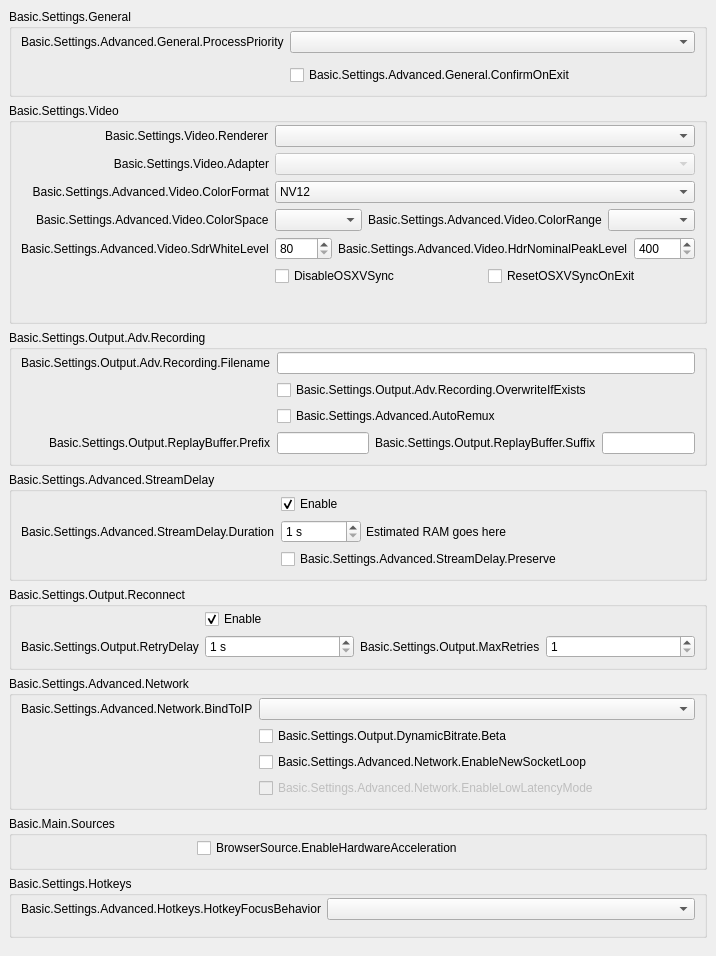
           <widget class="QWidget" name="scrollAreaWidgetContents">
            <property name="geometry">
             <rect>
              <x>0</x>
              <y>0</y>
              <width>716</width>
              <height>831</height>
             </rect>
            </property>
            <layout class="QVBoxLayout" name="verticalLayout_23">
             <property name="leftMargin">
              <number>0</number>
             </property>
             <property name="topMargin">
              <number>0</number>
             </property>
             <property name="rightMargin">
              <number>0</number>
             </property>
             <property name="bottomMargin">
              <number>9</number>
             </property>
             <item>
              <widget class="QFrame" name="widget_11">
               <layout class="QVBoxLayout" name="verticalLayout_24">
                <item>
                 <widget class="QGroupBox" name="advancedGeneralGroupBox">
                  <property name="title">
                   <string>Basic.Settings.General</string>
                  </property>
                  <layout class="QFormLayout" name="formLayout_22">
                   <property name="fieldGrowthPolicy">
                    <enum>QFormLayout::AllNonFixedFieldsGrow</enum>
                   </property>
                   <property name="labelAlignment">
                    <set>Qt::AlignRight|Qt::AlignTrailing|Qt::AlignVCenter</set>
                   </property>
                   <property name="topMargin">
                    <number>2</number>
                   </property>
                   <item row="0" column="0">
                    <widget class="QLabel" name="processPriorityLabel">
                     <property name="text">
                      <string>Basic.Settings.Advanced.General.ProcessPriority</string>
                     </property>
                     <property name="buddy">
                      <cstring>processPriority</cstring>
                     </property>
                    </widget>
                   </item>
                   <item row="0" column="1">
                    <widget class="QComboBox" name="processPriority"/>
                   </item>
                   <item row="1" column="0">
                    <spacer name="horizontalSpacer_13">
                     <property name="orientation">
                      <enum>Qt::Horizontal</enum>
                     </property>
                     <property name="sizeHint" stdset="0">
                      <size>
                       <width>170</width>
                       <height>0</height>
                      </size>
                     </property>
                    </spacer>
                   </item>
                   <item row="2" column="1">
                    <widget class="QCheckBox" name="confirmOnExit">
                     <property name="text">
                      <string>Basic.Settings.Advanced.General.ConfirmOnExit</string>
                     </property>
                    </widget>
                   </item>
                  </layout>
                 </widget>
                </item>
                <item>
                 <widget class="QGroupBox" name="advancedVideoContainer">
                  <property name="title">
                   <string>Basic.Settings.Video</string>
                  </property>
                  <layout class="QFormLayout" name="formLayout_14">
                   <property name="fieldGrowthPolicy">
                    <enum>QFormLayout::AllNonFixedFieldsGrow</enum>
                   </property>
                   <property name="labelAlignment">
                    <set>Qt::AlignRight|Qt::AlignTrailing|Qt::AlignVCenter</set>
                   </property>
                   <property name="topMargin">
                    <number>2</number>
                   </property>
                   <item row="0" column="0">
                    <widget class="QLabel" name="rendererLabel">
                     <property name="text">
                      <string>Basic.Settings.Video.Renderer</string>
                     </property>
                     <property name="buddy">
                      <cstring>renderer</cstring>
                     </property>
                    </widget>
                   </item>
                   <item row="0" column="1">
                    <widget class="QComboBox" name="renderer">
                     <property name="currentText">
                      <string notr="true"/>
                     </property>
                    </widget>
                   </item>
                   <item row="1" column="0">
                    <widget class="QLabel" name="adapterLabel">
                     <property name="text">
                      <string>Basic.Settings.Video.Adapter</string>
                     </property>
                     <property name="alignment">
                      <set>Qt::AlignRight|Qt::AlignTrailing|Qt::AlignVCenter</set>
                     </property>
                     <property name="buddy">
                      <cstring>adapter</cstring>
                     </property>
                    </widget>
                   </item>
                   <item row="1" column="1">
                    <widget class="QComboBox" name="adapter">
                     <property name="enabled">
                      <bool>false</bool>
                     </property>
                     <property name="currentText">
                      <string notr="true"/>
                     </property>
                    </widget>
                   </item>
                   <item row="2" column="0">
                    <widget class="QLabel" name="label_30">
                     <property name="minimumSize">
                      <size>
                       <width>0</width>
                       <height>0</height>
                      </size>
                     </property>
                     <property name="text">
                      <string>Basic.Settings.Advanced.Video.ColorFormat</string>
                     </property>
                     <property name="alignment">
                      <set>Qt::AlignRight|Qt::AlignTrailing|Qt::AlignVCenter</set>
                     </property>
                     <property name="buddy">
                      <cstring>colorFormat</cstring>
                     </property>
                    </widget>
                   </item>
                   <item row="2" column="1">
                    <widget class="QComboBox" name="colorFormat">
                     <item>
                      <property name="text">
                       <string notr="true">NV12</string>
                      </property>
                     </item>
                     <item>
                      <property name="text">
                       <string notr="true">I420</string>
                      </property>
                     </item>
                     <item>
                      <property name="text">
                       <string notr="true">I444</string>
                      </property>
                     </item>
                     <item>
                      <property name="text">
                       <string notr="true">P010</string>
                      </property>
                     </item>
                     <item>
                      <property name="text">
                       <string notr="true">I010</string>
                      </property>
                     </item>
                     <item>
                      <property name="text">
                       <string notr="true">RGB</string>
                      </property>
                     </item>
                    </widget>
                   </item>
                   <item row="3" column="0">
                    <widget class="QLabel" name="label_33">
                     <property name="text">
                      <string>Basic.Settings.Advanced.Video.ColorSpace</string>
                     </property>
                     <property name="buddy">
                      <cstring>colorSpace</cstring>
                     </property>
                    </widget>
                   </item>
                   <item row="3" column="1">
                    <layout class="QHBoxLayout" name="horizontalLayout_20">
                     <property name="leftMargin">
                      <number>0</number>
                     </property>
                     <property name="topMargin">
                      <number>0</number>
                     </property>
                     <property name="rightMargin">
                      <number>0</number>
                     </property>
                     <property name="bottomMargin">
                      <number>0</number>
                     </property>
                     <item>
                      <widget class="QComboBox" name="colorSpace"/>
                     </item>
                     <item>
                      <widget class="QLabel" name="label_34">
                       <property name="sizePolicy">
                        <sizepolicy hsizetype="Maximum" vsizetype="Preferred">
                         <horstretch>0</horstretch>
                         <verstretch>0</verstretch>
                        </sizepolicy>
                       </property>
                       <property name="text">
                        <string>Basic.Settings.Advanced.Video.ColorRange</string>
                       </property>
                       <property name="buddy">
                        <cstring>colorRange</cstring>
                       </property>
                      </widget>
                     </item>
                     <item>
                      <widget class="QComboBox" name="colorRange"/>
                     </item>
                    </layout>
                   </item>
                   <item row="4" column="0">
                    <widget class="QLabel" name="label_sdrWhiteLevel">
                     <property name="text">
                      <string>Basic.Settings.Advanced.Video.SdrWhiteLevel</string>
                     </property>
                     <property name="buddy">
                      <cstring>sdrWhiteLevel</cstring>
                     </property>
                    </widget>
                   </item>
                   <item row="4" column="1">
                    <layout class="QHBoxLayout" name="horizontalLayout_sdrPaperWhite">
                     <property name="leftMargin">
                      <number>0</number>
                     </property>
                     <property name="topMargin">
                      <number>0</number>
                     </property>
                     <property name="rightMargin">
                      <number>0</number>
                     </property>
                     <property name="bottomMargin">
                      <number>0</number>
                     </property>
                     <item>
                      <widget class="QSpinBox" name="sdrWhiteLevel">
                       <property name="minimum">
                        <number>80</number>
                       </property>
                       <property name="maximum">
                        <number>480</number>
                       </property>
                      </widget>
                     </item>
                     <item>
                      <widget class="QLabel" name="label_hdrNominalPeakLevel">
                       <property name="sizePolicy">
                        <sizepolicy hsizetype="Maximum" vsizetype="Preferred">
                         <horstretch>0</horstretch>
                         <verstretch>0</verstretch>
                        </sizepolicy>
                       </property>
                       <property name="text">
                        <string>Basic.Settings.Advanced.Video.HdrNominalPeakLevel</string>
                       </property>
                       <property name="buddy">
                        <cstring>hdrNominalPeakLevel</cstring>
                       </property>
                      </widget>
                     </item>
                     <item>
                      <widget class="QSpinBox" name="hdrNominalPeakLevel">
                       <property name="minimum">
                        <number>400</number>
                       </property>
                       <property name="maximum">
                        <number>10000</number>
                       </property>
                      </widget>
                     </item>
                    </layout>
                   </item>
                   <item row="5" column="1">
                    <layout class="QHBoxLayout" name="horizontalLayout_18">
                     <property name="leftMargin">
                      <number>0</number>
                     </property>
                     <property name="topMargin">
                      <number>0</number>
                     </property>
                     <property name="rightMargin">
                      <number>0</number>
                     </property>
                     <property name="bottomMargin">
                      <number>0</number>
                     </property>
                     <item>
                      <widget class="QCheckBox" name="disableOSXVSync">
                       <property name="text">
                        <string>DisableOSXVSync</string>
                       </property>
                      </widget>
                     </item>
                     <item>
                      <widget class="QCheckBox" name="resetOSXVSync">
                       <property name="text">
                        <string>ResetOSXVSyncOnExit</string>
                       </property>
                      </widget>
                     </item>
                    </layout>
                   </item>
                   <item row="6" column="0">
                    <spacer name="horizontalSpacer_12">
                     <property name="orientation">
                      <enum>Qt::Horizontal</enum>
                     </property>
                     <property name="sizeHint" stdset="0">
                      <size>
                       <width>170</width>
                       <height>20</height>
                      </size>
                     </property>
                    </spacer>
                   </item>
                  </layout>
                 </widget>
                </item>
                <item>
                 <widget class="QGroupBox" name="groupBox_6">
                  <property name="title">
                   <string>Basic.Settings.Output.Adv.Recording</string>
                  </property>
                  <layout class="QFormLayout" name="formLayout_17">
                   <property name="fieldGrowthPolicy">
                    <enum>QFormLayout::AllNonFixedFieldsGrow</enum>
                   </property>
                   <property name="labelAlignment">
                    <set>Qt::AlignRight|Qt::AlignTrailing|Qt::AlignVCenter</set>
                   </property>
                   <property name="topMargin">
                    <number>2</number>
                   </property>
                   <item row="0" column="0">
                    <widget class="QLabel" name="label_7">
                     <property name="text">
                      <string>Basic.Settings.Output.Adv.Recording.Filename</string>
                     </property>
                     <property name="buddy">
                      <cstring>filenameFormatting</cstring>
                     </property>
                    </widget>
                   </item>
                   <item row="0" column="1">
                    <widget class="QLineEdit" name="filenameFormatting"/>
                   </item>
                   <item row="1" column="1">
                    <widget class="QCheckBox" name="overwriteIfExists">
                     <property name="text">
                      <string>Basic.Settings.Output.Adv.Recording.OverwriteIfExists</string>
                     </property>
                    </widget>
                   </item>
                   <item row="3" column="1">
                    <layout class="QHBoxLayout" name="horizontalLayout_14">
                     <property name="leftMargin">
                      <number>0</number>
                     </property>
                     <property name="topMargin">
                      <number>0</number>
                     </property>
                     <property name="rightMargin">
                      <number>0</number>
                     </property>
                     <property name="bottomMargin">
                      <number>0</number>
                     </property>
                     <item>
                      <widget class="QLineEdit" name="simpleRBPrefix"/>
                     </item>
                     <item>
                      <widget class="QLabel" name="label_58">
                       <property name="text">
                        <string>Basic.Settings.Output.ReplayBuffer.Suffix</string>
                       </property>
                       <property name="buddy">
                        <cstring>simpleRBSuffix</cstring>
                       </property>
                      </widget>
                     </item>
                     <item>
                      <widget class="QLineEdit" name="simpleRBSuffix"/>
                     </item>
                    </layout>
                   </item>
                   <item row="3" column="0">
                    <widget class="QLabel" name="label_57">
                     <property name="text">
                      <string>Basic.Settings.Output.ReplayBuffer.Prefix</string>
                     </property>
                     <property name="buddy">
                      <cstring>simpleRBPrefix</cstring>
                     </property>
                    </widget>
                   </item>
                   <item row="1" column="0">
                    <spacer name="horizontalSpacer_10">
                     <property name="orientation">
                      <enum>Qt::Horizontal</enum>
                     </property>
                     <property name="sizeHint" stdset="0">
                      <size>
                       <width>170</width>
                       <height>20</height>
                      </size>
                     </property>
                    </spacer>
                   </item>
                   <item row="2" column="1">
                    <widget class="QCheckBox" name="autoRemux">
                     <property name="text">
                      <string>Basic.Settings.Advanced.AutoRemux</string>
                     </property>
                    </widget>
                   </item>
                   <item row="2" column="0">
                    <spacer name="horizontalSpacer_16">
                     <property name="orientation">
                      <enum>Qt::Horizontal</enum>
                     </property>
                     <property name="sizeHint" stdset="0">
                      <size>
                       <width>40</width>
                       <height>20</height>
                      </size>
                     </property>
                    </spacer>
                   </item>
                  </layout>
                 </widget>
                </item>
                <item>
                 <widget class="QGroupBox" name="groupBox_5">
                  <property name="title">
                   <string>Basic.Settings.Advanced.StreamDelay</string>
                  </property>
                  <layout class="QFormLayout" name="formLayout_18">
                   <property name="fieldGrowthPolicy">
                    <enum>QFormLayout::AllNonFixedFieldsGrow</enum>
                   </property>
                   <property name="labelAlignment">
                    <set>Qt::AlignRight|Qt::AlignTrailing|Qt::AlignVCenter</set>
                   </property>
                   <property name="topMargin">
                    <number>2</number>
                   </property>
                   <item row="1" column="0">
                    <widget class="QLabel" name="label_56">
                     <property name="text">
                      <string>Basic.Settings.Advanced.StreamDelay.Duration</string>
                     </property>
                     <property name="buddy">
                      <cstring>streamDelaySec</cstring>
                     </property>
                    </widget>
                   </item>
                   <item row="1" column="1">
                    <widget class="QFrame" name="widget_12">
                     <property name="enabled">
                      <bool>true</bool>
                     </property>
                     <layout class="QHBoxLayout" name="horizontalLayout_13">
                      <property name="spacing">
                       <number>5</number>
                      </property>
                      <property name="leftMargin">
                       <number>0</number>
                      </property>
                      <property name="topMargin">
                       <number>0</number>
                      </property>
                      <property name="rightMargin">
                       <number>0</number>
                      </property>
                      <property name="bottomMargin">
                       <number>0</number>
                      </property>
                      <item>
                       <widget class="QSpinBox" name="streamDelaySec">
                        <property name="enabled">
                         <bool>true</bool>
                        </property>
                        <property name="sizePolicy">
                         <sizepolicy hsizetype="Maximum" vsizetype="Fixed">
                          <horstretch>0</horstretch>
                          <verstretch>0</verstretch>
                         </sizepolicy>
                        </property>
                        <property name="minimumSize">
                         <size>
                          <width>80</width>
                          <height>0</height>
                         </size>
                        </property>
                        <property name="suffix">
                         <string notr="true"> s</string>
                        </property>
                        <property name="minimum">
                         <number>1</number>
                        </property>
                        <property name="maximum">
                         <number>1800</number>
                        </property>
                       </widget>
                      </item>
                      <item>
                       <widget class="QLabel" name="streamDelayInfo">
                        <property name="text">
                         <string notr="true">Estimated RAM goes here</string>
                        </property>
                       </widget>
                      </item>
                     </layout>
                    </widget>
                   </item>
                   <item row="2" column="1">
                    <widget class="QCheckBox" name="streamDelayPreserve">
                     <property name="text">
                      <string>Basic.Settings.Advanced.StreamDelay.Preserve</string>
                     </property>
                    </widget>
                   </item>
                   <item row="0" column="1">
                    <widget class="QCheckBox" name="streamDelayEnable">
                     <property name="text">
                      <string>Enable</string>
                     </property>
                     <property name="checked">
                      <bool>true</bool>
                     </property>
                    </widget>
                   </item>
                   <item row="2" column="0">
                    <spacer name="horizontalSpacer_9">
                     <property name="orientation">
                      <enum>Qt::Horizontal</enum>
                     </property>
                     <property name="sizeHint" stdset="0">
                      <size>
                       <width>170</width>
                       <height>20</height>
                      </size>
                     </property>
                    </spacer>
                   </item>
                  </layout>
                 </widget>
                </item>
                <item>
                 <widget class="QGroupBox" name="groupBox_7">
                  <property name="title">
                   <string>Basic.Settings.Output.Reconnect</string>
                  </property>
                  <layout class="QFormLayout" name="formLayout_19">
                   <property name="fieldGrowthPolicy">
                    <enum>QFormLayout::AllNonFixedFieldsGrow</enum>
                   </property>
                   <property name="labelAlignment">
                    <set>Qt::AlignRight|Qt::AlignTrailing|Qt::AlignVCenter</set>
                   </property>
                   <property name="topMargin">
                    <number>2</number>
                   </property>
                   <item row="0" column="1">
                    <widget class="QCheckBox" name="reconnectEnable">
                     <property name="text">
                      <string>Enable</string>
                     </property>
                     <property name="checked">
                      <bool>true</bool>
                     </property>
                    </widget>
                   </item>
                   <item row="1" column="1">
                    <layout class="QHBoxLayout" name="horizontalLayout_19">
                     <property name="leftMargin">
                      <number>0</number>
                     </property>
                     <property name="topMargin">
                      <number>0</number>
                     </property>
                     <property name="rightMargin">
                      <number>0</number>
                     </property>
                     <property name="bottomMargin">
                      <number>0</number>
                     </property>
                     <item>
                      <widget class="QSpinBox" name="reconnectRetryDelay">
                       <property name="suffix">
                        <string> s</string>
                       </property>
                       <property name="minimum">
                        <number>1</number>
                       </property>
                       <property name="maximum">
                        <number>30</number>
                       </property>
                      </widget>
                     </item>
                     <item>
                      <widget class="QLabel" name="label_22">
                       <property name="sizePolicy">
                        <sizepolicy hsizetype="Maximum" vsizetype="Preferred">
                         <horstretch>0</horstretch>
                         <verstretch>0</verstretch>
                        </sizepolicy>
                       </property>
                       <property name="text">
                        <string>Basic.Settings.Output.MaxRetries</string>
                       </property>
                       <property name="buddy">
                        <cstring>reconnectMaxRetries</cstring>
                       </property>
                      </widget>
                     </item>
                     <item>
                      <widget class="QSpinBox" name="reconnectMaxRetries">
                       <property name="minimum">
                        <number>1</number>
                       </property>
                       <property name="maximum">
                        <number>10000</number>
                       </property>
                      </widget>
                     </item>
                    </layout>
                   </item>
                   <item row="1" column="0">
                    <widget class="QLabel" name="label_17">
                     <property name="text">
                      <string>Basic.Settings.Output.RetryDelay</string>
                     </property>
                     <property name="buddy">
                      <cstring>reconnectRetryDelay</cstring>
                     </property>
                    </widget>
                   </item>
                   <item row="0" column="0">
                    <spacer name="horizontalSpacer_8">
                     <property name="orientation">
                      <enum>Qt::Horizontal</enum>
                     </property>
                     <property name="sizeHint" stdset="0">
                      <size>
                       <width>170</width>
                       <height>20</height>
                      </size>
                     </property>
                    </spacer>
                   </item>
                  </layout>
                 </widget>
                </item>
                <item>
                 <widget class="QGroupBox" name="advNetworkGroupBox">
                  <property name="title">
                   <string>Basic.Settings.Advanced.Network</string>
                  </property>
                  <layout class="QFormLayout" name="formLayout_23">
                   <property name="fieldGrowthPolicy">
                    <enum>QFormLayout::AllNonFixedFieldsGrow</enum>
                   </property>
                   <property name="labelAlignment">
                    <set>Qt::AlignRight|Qt::AlignTrailing|Qt::AlignVCenter</set>
                   </property>
                   <property name="topMargin">
                    <number>2</number>
                   </property>
                   <item row="0" column="0">
                    <widget class="QLabel" name="label_27">
                     <property name="text">
                      <string>Basic.Settings.Advanced.Network.BindToIP</string>
                     </property>
                     <property name="buddy">
                      <cstring>bindToIP</cstring>
                     </property>
                    </widget>
                   </item>
                   <item row="0" column="1">
                    <widget class="QComboBox" name="bindToIP"/>
                   </item>
                   <item row="2" column="1">
                    <widget class="QCheckBox" name="enableNewSocketLoop">
                     <property name="text">
                      <string>Basic.Settings.Advanced.Network.EnableNewSocketLoop</string>
                     </property>
                    </widget>
                   </item>
                   <item row="3" column="1">
                    <widget class="QCheckBox" name="enableLowLatencyMode">
                     <property name="enabled">
                      <bool>false</bool>
                     </property>
                     <property name="text">
                      <string>Basic.Settings.Advanced.Network.EnableLowLatencyMode</string>
                     </property>
                    </widget>
                   </item>
                   <item row="2" column="0">
                    <spacer name="horizontalSpacer_7">
                     <property name="orientation">
                      <enum>Qt::Horizontal</enum>
                     </property>
                     <property name="sizeHint" stdset="0">
                      <size>
                       <width>170</width>
                       <height>1</height>
                      </size>
                     </property>
                    </spacer>
                   </item>
                   <item row="1" column="1">
                    <widget class="QCheckBox" name="dynBitrate">
                     <property name="toolTip">
                      <string>Basic.Settings.Output.DynamicBitrate.TT</string>
                     </property>
                     <property name="text">
                      <string>Basic.Settings.Output.DynamicBitrate.Beta</string>
                     </property>
                    </widget>
                   </item>
                  </layout>
                 </widget>
                </item>
                <item>
                 <widget class="QGroupBox" name="sourcesGroup">
                  <property name="title">
                   <string>Basic.Main.Sources</string>
                  </property>
                  <layout class="QFormLayout" name="formLayout_34">
                   <property name="topMargin">
                    <number>2</number>
                   </property>
                   <item row="0" column="0">
                    <spacer name="horizontalSpacer_15">
                     <property name="orientation">
                      <enum>Qt::Horizontal</enum>
                     </property>
                     <property name="sizeHint" stdset="0">
                      <size>
                       <width>170</width>
                       <height>20</height>
                      </size>
                     </property>
                    </spacer>
                   </item>
                   <item row="0" column="1">
                    <widget class="QCheckBox" name="browserHWAccel">
                     <property name="text">
                      <string>BrowserSource.EnableHardwareAcceleration</string>
                     </property>
                    </widget>
                   </item>
                  </layout>
                 </widget>
                </item>
                <item>
                 <widget class="QGroupBox" name="groupBox_17">
                  <property name="title">
                   <string>Basic.Settings.Hotkeys</string>
                  </property>
                  <layout class="QFormLayout" name="formLayout_33">
                   <property name="labelAlignment">
                    <set>Qt::AlignRight|Qt::AlignTrailing|Qt::AlignVCenter</set>
                   </property>
                   <property name="topMargin">
                    <number>2</number>
                   </property>
                   <item row="0" column="0">
                    <widget class="QLabel" name="label_21">
                     <property name="text">
                      <string>Basic.Settings.Advanced.Hotkeys.HotkeyFocusBehavior</string>
                     </property>
                    </widget>
                   </item>
                   <item row="0" column="1">
                    <widget class="QComboBox" name="hotkeyFocusType"/>
                   </item>
                   <item row="1" column="0">
                    <spacer name="horizontalSpacer_14">
                     <property name="orientation">
                      <enum>Qt::Horizontal</enum>
                     </property>
                     <property name="sizeHint" stdset="0">
                      <size>
                       <width>170</width>
                       <height>0</height>
                      </size>
                     </property>
                    </spacer>
                   </item>
                  </layout>
                 </widget>
                </item>
               </layout>
              </widget>
             </item>
            </layout>
           </widget>
